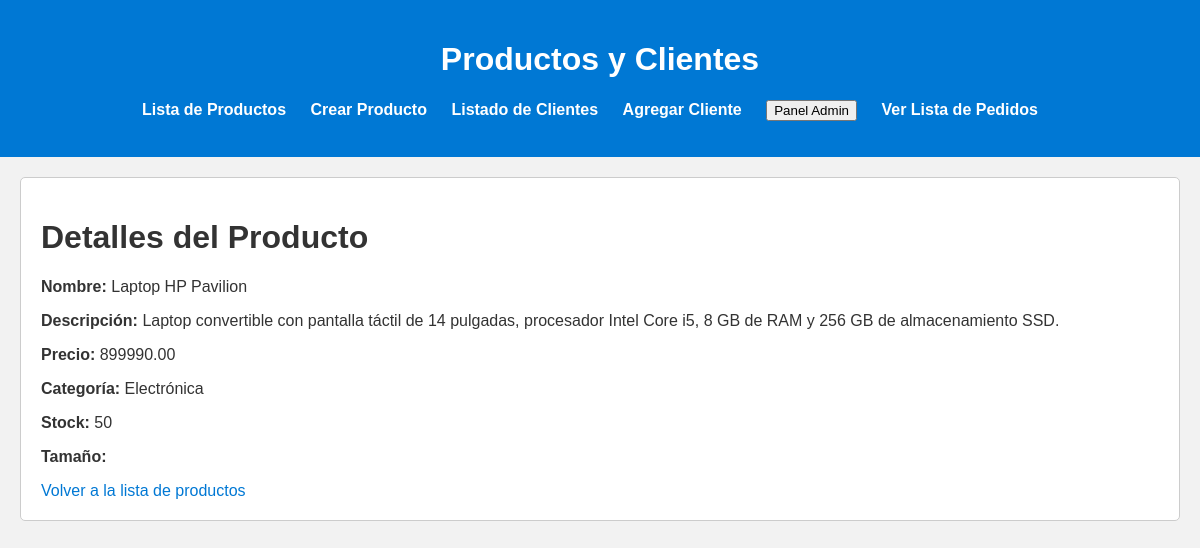
Page /miApp/mostrar_producto/1/ on the committed database.
### miApp/models.py (models this page shows, shortened)
class Producto(models.Model):
    nombre = models.CharField(max_length=100)
    descripcion = models.TextField()
    precio = models.DecimalField(max_digits=10, decimal_places=2)
    categoria = models.CharField(max_length=50)
    stock = models.PositiveIntegerField()
    tamaño = models.CharField(max_length=20)

### miApp/views.py (the view)
# urls.py: path('mostrar_producto/<int:pk>/', views.mostrar_producto, name='mostrar_producto'),
def mostrar_producto(request, pk):
    producto = Producto.objects.get(pk=pk)
    return render(request, 'miApp/mostrar_producto.html', {'producto': producto})

### miApp/templates/miApp/mostrar_producto.html
{% extends "miApp/index.html" %}
{% load static %}
{% block content %}
  <link rel="stylesheet" type="text.css" href="{% static 'css/mi_estilo.css' %}">
  <h1>Detalles del Producto</h1>
  <p><strong>Nombre:</strong> {{ producto.nombre }}</p>
  <p><strong>Descripción:</strong> {{ producto.descripcion }}</p>
  <p><strong>Precio:</strong> {{ producto.precio }}</p>
  <p><strong>Categoría:</strong> {{ producto.categoria }}</p>
  <p><strong>Stock:</strong> {{ producto.stock }}</p>
  <p><strong>Tamaño:</strong> {{ producto.tamano }}</p>
  <a href="{% url 'miApp:lista_productos' %}">Volver a la lista de productos</a>
{% endblock %}

### miApp/static/css/mi_estilo.css (style rules this page uses)
body { font-family: Arial, sans-serif; background-color: #f2f2f2; color: #333; margin: 0; padding: 0; }
a { color: #0078d4; text-decoration: none; }

### rows in the picture
Producto: nombre "Laptop HP Pavilion", descripcion "Laptop convertible con pantalla táctil de 14 pulgadas, procesador Intel Core i5, 8 GB de RAM y 256 GB de almacenamiento SSD.", precio "899990.00", categoria "Electrónica", stock "50"
